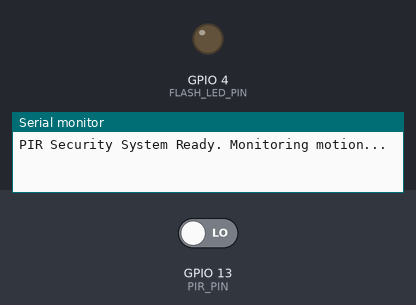
The program below on a simulated ESP32. Parts: output pins drawn as LEDs (lit = HIGH), the last lines printed to the serial monitor. The inputs (shaded band) are chosen by the test bench; at power-on: GPIO 13 (PIR_PIN) LOW. Storage starts empty; the camera gives no picture.

Above: at 1.5 s.
1.6 s: GPIO 13 (PIR_PIN) driven HIGH
At 6.97 s:
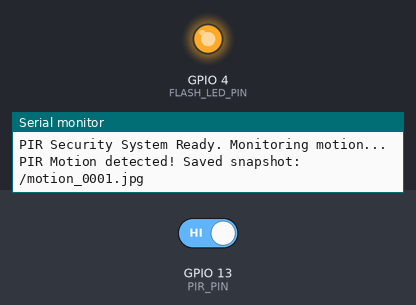
Timing chart, 0 to 8.6 s (numbered marks = the images above; inputs shaded):
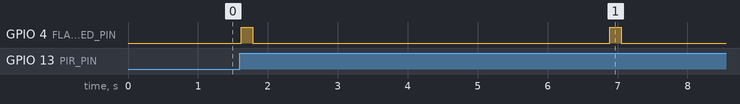

Measured:
- after the input at 1.6 s, GPIO 4 (FLASH_LED_PIN): alternates HIGH for 0.16 s and LOW for 5.1 s, starting at once

The program:

main.cpp
```cpp
#include "esp_camera.h"
#include "FS.h"
#include "SD_MMC.h"

#define PIR_PIN          13 // PIR Sensor OUT pin connected to GPIO 13
#define FLASH_LED_PIN     4

#define PWDN_GPIO_NUM    32
#define RESET_GPIO_NUM   -1
#define XCLK_GPIO_NUM     0
#define SIOD_GPIO_NUM    26
#define SIOC_GPIO_NUM    27
#define Y9_GPIO_NUM      35
#define Y8_GPIO_NUM      34
#define Y7_GPIO_NUM      39
#define Y6_GPIO_NUM      36
#define Y5_GPIO_NUM      21
#define Y4_GPIO_NUM      19
#define Y3_GPIO_NUM      18
#define Y2_GPIO_NUM       5
#define VSYNC_GPIO_NUM   25
#define HREF_GPIO_NUM    23
#define PCLK_GPIO_NUM    22

int motionCount = 0;

void initCamera() {
  camera_config_t config;
  config.ledc_channel = LEDC_CHANNEL_0;
  config.ledc_timer   = LEDC_TIMER_0;
  config.pin_d0       = Y2_GPIO_NUM;
  config.pin_d1       = Y3_GPIO_NUM;
  config.pin_d2       = Y4_GPIO_NUM;
  config.pin_d3       = Y5_GPIO_NUM;
  config.pin_d4       = Y6_GPIO_NUM;
  config.pin_d5       = Y7_GPIO_NUM;
  config.pin_d6       = Y8_GPIO_NUM;
  config.pin_d7       = Y9_GPIO_NUM;
  config.pin_xclk     = XCLK_GPIO_NUM;
  config.pin_pclk     = PCLK_GPIO_NUM;
  config.pin_vsync    = VSYNC_GPIO_NUM;
  config.pin_href     = HREF_GPIO_NUM;
  config.pin_sccb_sda = SIOD_GPIO_NUM;
  config.pin_sccb_scl = SIOC_GPIO_NUM;
  config.pin_pwdn     = PWDN_GPIO_NUM;
  config.pin_reset    = RESET_GPIO_NUM;
  config.xclk_freq_hz = 20000000;
  config.pixel_format = PIXFORMAT_JPEG;

  if(psramFound()){
    config.frame_size = FRAMESIZE_UXGA;
    config.jpeg_quality = 10;
    config.fb_count = 2;
  } else {
    config.frame_size = FRAMESIZE_SVGA;
    config.jpeg_quality = 12;
    config.fb_count = 1;
  }

  esp_camera_init(&config);
}

void captureMotionFrame() {
  digitalWrite(FLASH_LED_PIN, HIGH);
  delay(100);
  camera_fb_t * fb = esp_camera_fb_get();
  digitalWrite(FLASH_LED_PIN, LOW);

  if(!fb) {
    Serial.println("Motion capture failed!");
    return;
  }

  motionCount++;
  char path[32];
  snprintf(path, sizeof(path), "/motion_%04d.jpg", motionCount);

  File file = SD_MMC.open(path, FILE_WRITE);
  if(file) {
    file.write(fb->buf, fb->len);
    file.close();
    Serial.printf("PIR Motion detected! Saved snapshot: %s\n", path);
  }
  esp_camera_fb_return(fb);
}

void setup() {
  Serial.begin(115200);
  pinMode(PIR_PIN, INPUT);
  pinMode(FLASH_LED_PIN, OUTPUT);
  digitalWrite(FLASH_LED_PIN, LOW);

  initCamera();
  SD_MMC.begin("/sdcard", true);
  Serial.println("PIR Security System Ready. Monitoring motion...");
}

void loop() {
  if (digitalRead(PIR_PIN) == HIGH) {
    captureMotionFrame();
    delay(5000); // Cool down period
  }
  delay(100);
}
```
